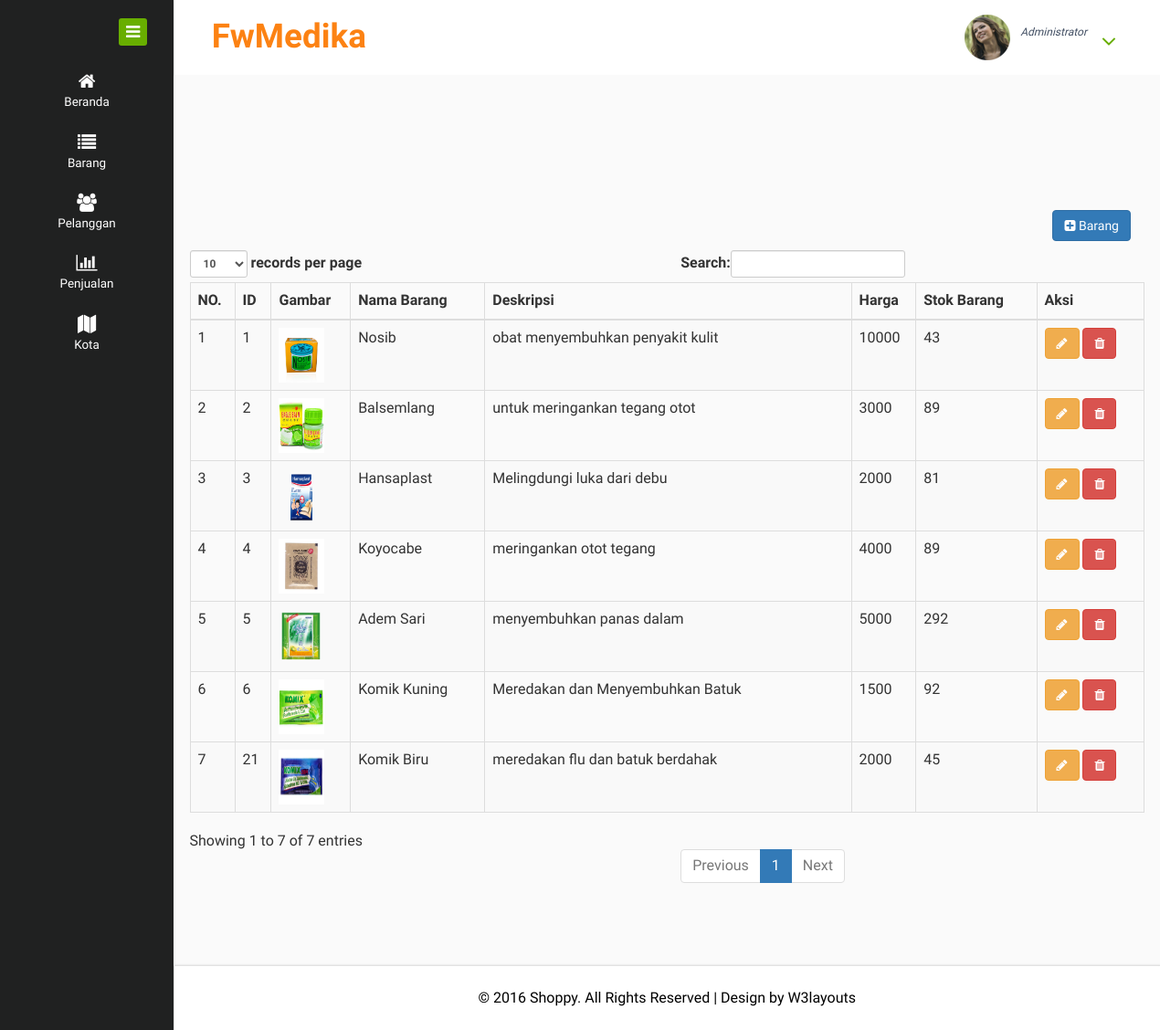
/index.php/barang, run on the app's committed database.
### tables this page shows
CREATE TABLE `barang` (
  `id` int(11) NOT NULL,
  `nama_barang` varchar(255) NOT NULL,
  `deskripsi_barang` varchar(255) NOT NULL,
  `harga` float NOT NULL,
  `stok_barang` int(255) NOT NULL,
  `gambar` varchar(255) NOT NULL
);

### application/controllers/Barang.php (called while the page is built, shortened)
<?php
class Barang extends CI_Controller
{
	function __construct(){
		$this->load->model('Queryeksekusi');
		$this->load->helper(array('form','url'));
	}
	function index(){
		$data['data_barang']=$this->Queryeksekusi->tampil_data_barang();
		$this->load->view('HalamanAdmin/Barang/barang_list_admin',$data);
	}
}
?>

### index.php (called while the page is built, shortened)
<?php
require_once BASEPATH.'core/CodeIgniter.php';

### application/models/Queryeksekusi.php (called while the page is built, shortened)
<?php
class Queryeksekusi extends CI_Model
{
	public $Ascen				= 'ASCEN';
	public $table_barang 		= 'barang';
	public $id					= 'id';
	function tampil_data_barang(){
		$this->db->order_by($this->id, $this->Ascen);
		return $this->db->get($this->table_barang)->result();
	}
}
?>

### application/views/HalamanAdmin/Barang/barang_list_admin.php (the view, shortened to what this page needs)
<!DOCTYPE HTML>
<html>
<head>
</head>
<body>
	<div class="page-container">
		<div class="left-content">
			<div class="mother-grid-inner">
				<div class="inner-block">
					<div class="row">
						<div class="col-md-12 text-right">
							<div style="margin-top:20px; margin-bottom:10px;">
								<?php echo anchor(site_url('Barang/tambahBarang'),
									'<i class ="fa fa-plus-square" aria-hidden="true"></i> Barang', 'class="btn btn-primary"');
									?>
								</div>
							</div>
						</div>
						<div class="row">
							<table id="example" class="table table-striped table-bordered">
								<thead>
									<tr>
										<th>NO.</th>
										<th>ID</th>
										<th>Gambar</th>
										<th>Nama Barang</th>
										<th>Deskripsi</th>
										<th>Harga</th>
										<th>Stok Barang</th>
										<th>Aksi</th>
									</tr>
								</thead>
								<tbody>
									<?php foreach ($data_barang as $key => $row) { ?>
									<tr>
										<td><?php echo $key+1;?></td>
										<td><?php echo $row->id; ?></td>
										<td><img height="60" width="50" title=" " alt=" " src="<?php echo base_url()."assets/images/".$row->gambar;?>" /></td>
										<td><?php echo $row->nama_barang; ?></td>
										<td><?php echo $row->deskripsi_barang; ?></td>
										<td><?php echo $row->harga; ?></td>
										<td><?php echo $row->stok_barang; ?></td>
										<td>
											<?php
											echo anchor(site_url('Barang/editBarang/'.$row->id), '<i class ="fa fa-pencil"></i>', 'class="btn btn-warning"');
											?>
											<?php
											echo anchor(site_url('Barang/deleteBarang/'.$row->id), '<i class ="fa fa-trash"></i>', 'class="btn btn-danger"');
											?>
										</td>
									</tr>
									<?php } ?>
								</tbody>
							</table>
						</div>
					</div>
				</div>
			</div>
		</div>
	</body>
	</html>

### data on the page
barang: id "1", gambar (picture), nama_barang "Nosib", deskripsi_barang "obat menyembuhkan penyakit kulit", harga "10000", stok_barang "43"
barang: id "2", gambar (picture), nama_barang "Balsemlang", deskripsi_barang "untuk meringankan tegang otot", harga "3000", stok_barang "89"
barang: id "3", gambar (picture), nama_barang "Hansaplast", deskripsi_barang "Melingdungi luka dari debu", harga "2000", stok_barang "81"
barang: id "4", gambar (picture), nama_barang "Koyocabe", deskripsi_barang "meringankan otot tegang", harga "4000", stok_barang "89"
barang: id "5", gambar (picture), nama_barang "Adem Sari", deskripsi_barang "menyembuhkan panas dalam", harga "5000", stok_barang "292"
barang: id "6", gambar (picture), nama_barang "Komik Kuning", deskripsi_barang "Meredakan dan Menyembuhkan Batuk", harga "1500", stok_barang "92"
barang: id "21", gambar (picture), nama_barang "Komik Biru", deskripsi_barang "meredakan flu dan batuk berdahak", harga "2000", stok_barang "45"
